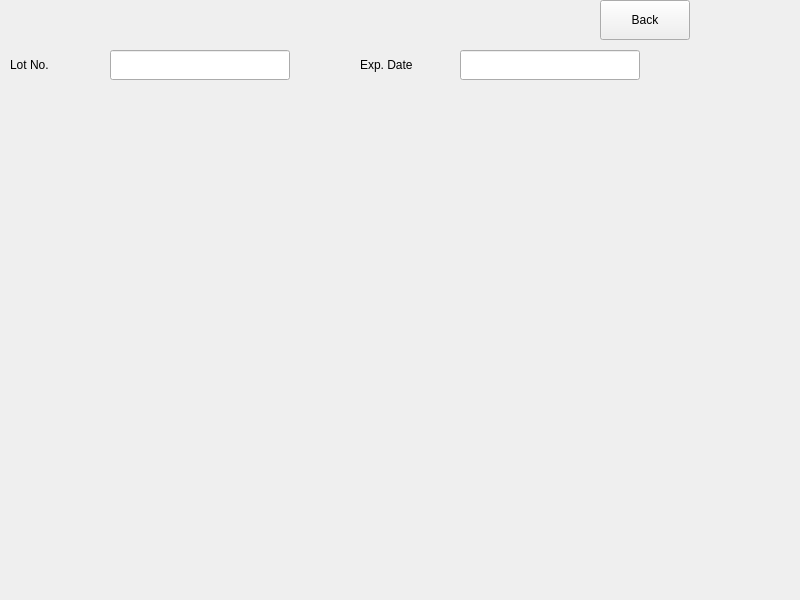
<?xml version="1.0" encoding="UTF-8"?>
<ui version="4.0">
 <class>LJQcGraphWin</class>
 <widget class="QWidget" name="LJQcGraphWin">
  <property name="geometry">
   <rect>
    <x>0</x>
    <y>0</y>
    <width>800</width>
    <height>600</height>
   </rect>
  </property>
  <property name="windowTitle">
   <string>LJQcGraphWin</string>
  </property>
  <widget class="QPushButton" name="pbBack">
   <property name="geometry">
    <rect>
     <x>600</x>
     <y>0</y>
     <width>90</width>
     <height>40</height>
    </rect>
   </property>
   <property name="text">
    <string>Back</string>
   </property>
  </widget>
  <widget class="QLabel" name="lbLotNo">
   <property name="geometry">
    <rect>
     <x>10</x>
     <y>50</y>
     <width>80</width>
     <height>30</height>
    </rect>
   </property>
   <property name="text">
    <string>Lot No.</string>
   </property>
  </widget>
  <widget class="LineEdit" name="leLotNo">
   <property name="geometry">
    <rect>
     <x>110</x>
     <y>50</y>
     <width>180</width>
     <height>30</height>
    </rect>
   </property>
   <property name="readOnly">
    <bool>true</bool>
   </property>
  </widget>
  <widget class="DateLineEdit" name="datelineedit">
   <property name="geometry">
    <rect>
     <x>460</x>
     <y>50</y>
     <width>180</width>
     <height>30</height>
    </rect>
   </property>
   <property name="readOnly">
    <bool>true</bool>
   </property>
  </widget>
  <widget class="QLabel" name="lbExpDate">
   <property name="geometry">
    <rect>
     <x>360</x>
     <y>50</y>
     <width>80</width>
     <height>30</height>
    </rect>
   </property>
   <property name="text">
    <string>Exp. Date</string>
   </property>
  </widget>
 </widget>
 <layoutdefault spacing="6" margin="11"/>
 <customwidgets>
  <customwidget>
   <class>LineEdit</class>
   <extends>QLineEdit</extends>
   <header>lineedit.h</header>
  </customwidget>
  <customwidget>
   <class>DateLineEdit</class>
   <extends>LineEdit</extends>
   <header>datelineedit.h</header>
  </customwidget>
 </customwidgets>
 <resources/>
 <connections/>
</ui>
